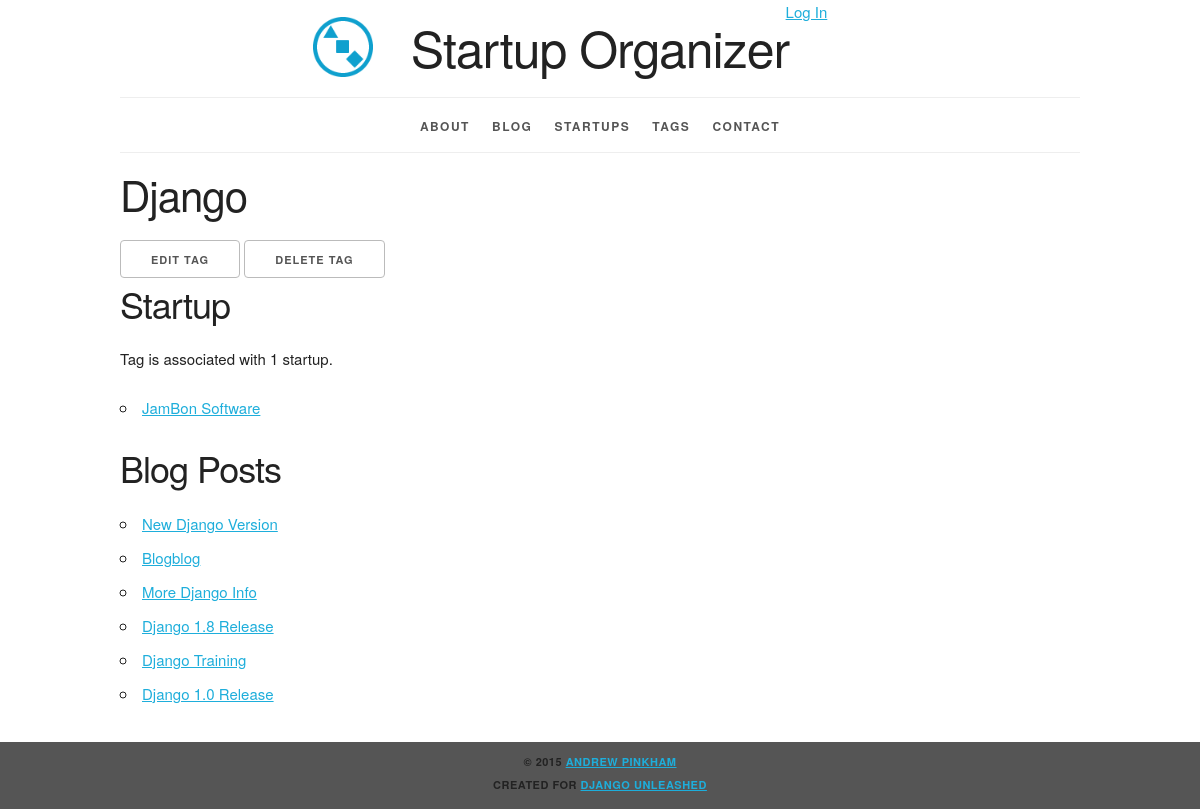
The page /tag/django/ on the database its author committed.
### organizer/models.py (models this page shows, shortened)
class Tag(models.Model):
    name = models.CharField(
        max_length=31, unique=True)
    slug = models.SlugField(
        max_length=31,
        unique=True,
        help_text='A label for URL config.')
    class Meta:
        ordering = ['name']
    def get_delete_url(self):
        return reverse('organizer_tag_delete',
                       kwargs={'slug': self.slug})
    def get_update_url(self):
        return reverse('organizer_tag_update',
                       kwargs={'slug': self.slug})

class Startup(models.Model):
    name = models.CharField(
        max_length=31, db_index=True)
    slug = models.SlugField(
        max_length=31,
        unique=True,
        help_text='A label for URL config.')
    description = models.TextField()
    founded_date = models.DateField(
        'date founded')
    contact = models.EmailField()
    website = models.URLField(max_length=255)
    tags = models.ManyToManyField(Tag, blank=True)
    class Meta:
        ordering = ['name']
        get_latest_by = 'founded_date'
    def get_absolute_url(self):
        return reverse('organizer_startup_detail',
                       kwargs={'slug': self.slug})

### blog/models.py (models this page shows, shortened)
class Post(models.Model):
    title = models.CharField(max_length=63)
    slug = models.SlugField(
        max_length=63,
        help_text='A label for URL config',
        unique_for_month='pub_date')
    text = models.TextField()
    pub_date = models.DateField(
        'date published',
        auto_now_add=True)
    tags = models.ManyToManyField(
        Tag,
        blank=True,
        related_name='blog_posts')
    startups = models.ManyToManyField(
        Startup,
        blank=True,
        related_name='blog_posts')
    class Meta:
        verbose_name = 'blog post'
        ordering = ['-pub_date', 'title']
        get_latest_by = 'pub_date'
    def get_absolute_url(self):
        return reverse(
            'blog_post_detail',
            kwargs={'year': self.pub_date.year,
                    'month': self.pub_date.month,
                    'slug': self.slug})

### organizer/views.py (the view)
class TagDetail(DetailView):
    model = Tag

### organizer/templates/organizer/tag_detail.html (shortened to what this page needs)
{% extends parent_template|default:"organizer/base_organizer.html" %}
{% block org_content %}
  <h2>{{ tag.name|title }}</h2>
    <ul class="inline">
        <li>
          <a
              href="{{ tag.get_update_url }}"
              class="button">
            Edit Tag</a></li>
        <li>
          <a
              href="{{ tag.get_delete_url }}"
              class="button">
            Delete Tag</a></li>
    </ul>
  {% if tag.startup_set.all %}
    <section>
      <h3>Startup{{ tag.startup_set.count|pluralize }}</h3>
      <p>
        Tag is associated with
        {{ tag.startup_set.count }}
        startup{{ tag.startup_set.count|pluralize }}.
      </p>
      <ul>
        {% for startup in tag.startup_set.all %}
          <li><a href="{{ startup.get_absolute_url }}">
            {{ startup.name }}
          </a></li>
        {% endfor %}
      </ul>
    </section>
  {% endif %}
      {% if tag.blog_posts.all %}
        <section>
          <h3>Blog Post{{ tag.blog_posts.count|pluralize }}</h3>
          <ul>
            {% for post in tag.blog_posts.all %}
              <li><a href="{{ post.get_absolute_url }}">
                {{ post.title|title }}
              </a></li>
            {% endfor %}
          </ul>
        </section>
      {% endif %}
{% endblock %}

### static/site/skeleton.css (style rules this page uses)
html { font-size: 62.5%; }
body { font-size: 1.5em; line-height: 1.6; font-weight: 400; font-family: "Raleway", "HelveticaNeue", "Helvetica Neue", Helvetica, Arial, sans-serif; color: #222; }
h1, h2, h3, h4, h5, h6 { margin-top: 0; margin-bottom: 2rem; font-weight: 300; }
h2 { font-size: 3.6rem; line-height: 1.25; letter-spacing: -.1rem; }
h3 { font-size: 3.0rem; line-height: 1.3; letter-spacing: -.1rem; }
@media (min-width: 550px) { h2 { font-size: 4.2rem; } }
@media (min-width: 550px) { h3 { font-size: 3.6rem; } }
p { margin-top: 0; }
a { color: #1EAEDB; }
.button, button, input[type="submit"], input[type="reset"], input[type="button"] { display: inline-block; height: 38px; padding: 0 30px; color: #555; text-align: center; font-size: 11px; font-weight: 600; line-height: 38px; letter-spacing: .1rem; text-transform: uppercase; text-decoration: none; white-space: nowrap; background-color: transparent; border-radius: 4px; border: 1px solid #bbb; cursor: pointer; box-sizing: border-box; }
ul { list-style: circle inside; }
ol, ul { padding-left: 0; margin-top: 0; }
li { margin-bottom: 1rem; }
button, .button { margin-bottom: 1rem; }
pre, blockquote, dl, figure, table, p, ul, ol, form { margin-bottom: 2.5rem; }

### static/site/style.css (style rules this page uses)
html { height: 100%; background-color: #555; }
body { background-color: white; }
.inline { list-style-type: none; padding: 0; margin: 0 0 -0.5em; }
.inline li { display: inline; }

### rows shown on the page
Tag: name "Django", startup_set.count "1"
Startup: name "JamBon Software"
Post: title "New Django Version"
Post: title "Blogblog"
Post: title "More Django Info"
Post: title "Django 1.8 Release"
Post: title "Django Training"
Post: title "Django 1.0 Release"
